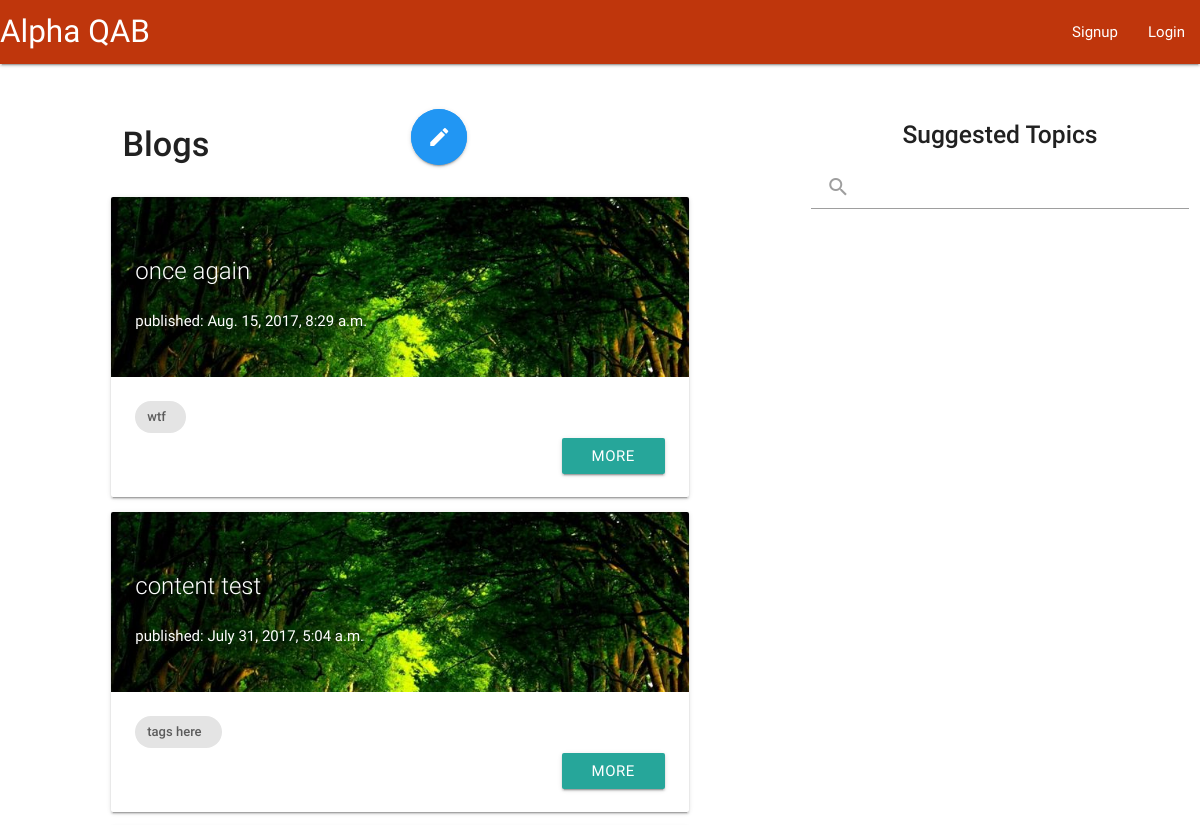
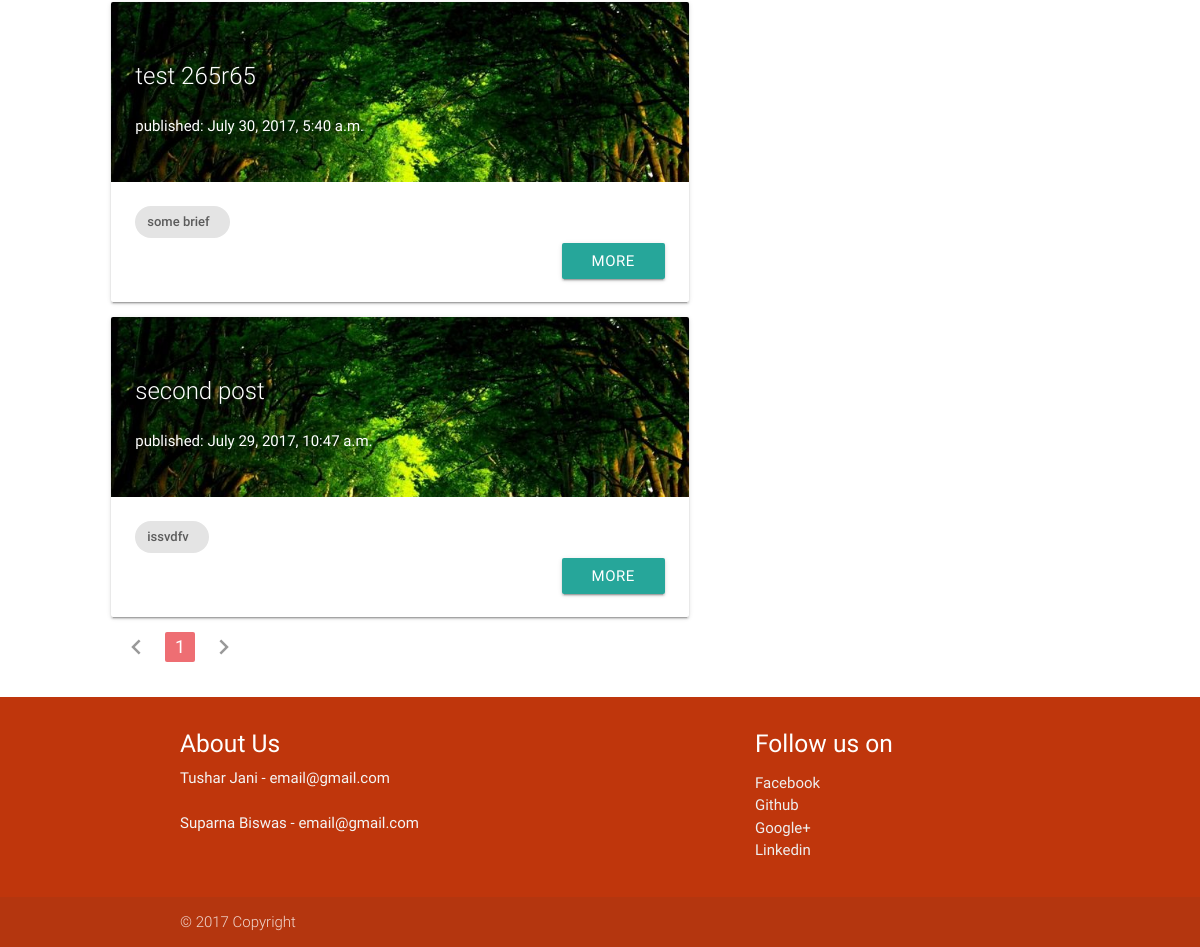
The app's page /index/ with its own data (2 pictures, top to bottom).
### posts/models.py (models this page shows, shortened)
class Post(models.Model):
    title = models.CharField(max_length = 120)
    brief = models.CharField(max_length=120,null=True)
    content = RichTextUploadingField(max_length=1000000,null=True)
    updated = models.DateTimeField(auto_now=True,auto_now_add=False)
    timestamp = models.DateTimeField(auto_now=False, auto_now_add=True)
    class Meta:
        ordering = ["-timestamp", "-updated"]

### posts/views.py (the view)
# urls.py: url(r'^index/$', views.list_view, name='index'),
def list_view(request):
    queryset_list = Post.objects.all()
    paginator = Paginator(queryset_list, 5)  # Show 25 contacts per page
    page_request_var = "page"
    page = request.GET.get(page_request_var)
    try:
        queryset = paginator.page(page)
    except PageNotAnInteger:
        queryset = paginator.page(1)
    except EmptyPage:
        queryset = paginator.page(paginator.num_pages)
    context = {
        "title": "List",
        "brief": "List",
        "posts": queryset,
        "page_request_var": page_request_var,
    }
    return render(request,'posts/index.html',context)

### posts/templates/posts/index.html (shortened to what this page needs)
{% extends "posts/base.html" %}
{% load staticfiles %}
{% block content %}
    <div class="row">
      <br><br>
      <div class="col s6 offset-s1">
          <div class="row">
        <div class="col s3">
            <h4 class="left-align"><strong>Blogs</strong></h4>
        </div>
              <div class="col s3 offset-s3">
                  <a class="btn btn-floating btn-large blue pulse" href="create/"><i class="material-icons">edit</i></a>
              </div>
          </div>
            {% for post in posts %}
          <div class="card hoverable small">
                <div class="card-image">
                    <img src="{% static 'posts/images/login.jpg' %}">
                    <span class="card-title">{{ post.title }}
                        <p><h6>published: {{ post.timestamp }}</h6></p>
                    </span>
                </div>
                <div class="card-content">
                    <div class="chip">
                        {{ post.brief|linebreaksbr }}
                    </div>
                     <div class="right-align">
                         <a class="waves-effect waves-light btn" href="{{post.id}}/">More</a>
                     </div>
                </div>
          </div>
            {% endfor %}
          <ul class="pagination">
              {% if posts.has_previous %}
                <li class="waves-effect"><a href="?{{page_request_var}}={{ posts.previous_page_number }}"><i class="material-icons">chevron_left</i></a></li>
              {% else %}
                <li class="disabled"><a href="#!"><i class="material-icons">chevron_left</i></a></li>
              {% endif %}
                <li class="active"><a href="?{{page_request_var}}={{ posts.number }}">{{ posts.number }}</a></li>
              {% if posts.has_next %}
                <li class="waves-effect"><a href="?{{page_request_var}}={{ posts.next_page_number }}"><i class="material-icons">chevron_right</i></a></li>
              {% else %}
                <li class="disabled"><a href="#!"><i class="material-icons">chevron_right</i></a></li>
              {% endif %}
          </ul>
      </div>
      <div class="col s4 offset-s1">
          <h5 class="center-align"><strong>Suggested Topics</strong></h5>
          <div class="nav-wrapper">
            <form>
              <div class="input-field">
                <input id="search" type="search" required>
                <label class="label-icon" for="search"><i class="material-icons">search</i></label>
                <i class="material-icons">close</i>
              </div>
            </form>
          </div>
        </div>
      </div>
{% endblock %}

### posts/templates/posts/base.html (shortened to what this page needs)
<!DOCTYPE html>
<html lang="en">
    <head>
        {% load staticfiles %}
                 <link type="text/css" rel="stylesheet" href="{% static 'css/materialize.min.css' %}"  media="screen,projection"/>
                      <link type="text/css" rel="stylesheet" href="{% static 'css/style.css' %}"  media="screen,projection"/>
    </head>
    <body>
        <nav>
              <div class="nav-wrapper deep-orange darken-4">
                  <a class="brand-logo" href="/">
                      Alpha QAB
                  </a>
                  <ul class="right hide-on-med-and-down">
                      {% if user.is_authenticated %}
                      <li><a class="dropdown-button" href="#!" data-activates="dropdown1">Profile<i class="material-icons right">arrow_drop_down</i></a></li>
                      <li>
                          <ul id="dropdown1" class="dropdown-content">
                              <li><a href="/accounts/profile/">Account</a></li>
                              <li><a href="#!">Notification<span class="new badge blue">1</span></a></li>
                              <li class="divider"></li>
                              <li><a href="{% url 'createprofile' %}">Settings</a></li>
                          </ul>
                      </li>
                      <li><a href="{% url 'logout' %}">Logout</a></li>
                      <br>
                          {% else %}
                            <li><a href="{% url 'signup' %}">Signup</a></li>
                            <li><a href="{% url 'login' %}">Login</a></li>
                          {% endif %}
                   </ul>
              </div>
          </nav>
    {% block content %}
    {% endblock %}
         <footer class="page-footer deep-orange darken-4">
             <div class="container">
                 <div class="row">
                    <div class="col l6 s12">
                        <h5 class="white-text">About Us</h5>
                        <a class="grey-text text-lighten-4" href="#!">Tushar Jani  -  email@gmail.com</a>
                        <br><br>
                        <a class="grey-text text-lighten-4" href="#!">Suparna Biswas  -  email@gmail.com</a>
                    </div>
                    <div class="col l4 offset-l2 s12">
                        <h5 class="white-text">Follow us on</h5>
                        <ul>
                            <li><a class="grey-text text-lighten-3" href="#!">Facebook</a></li>
                            <li><a class="grey-text text-lighten-3" href="#!">Github</a></li>
                            <li><a class="grey-text text-lighten-3" href="#!">Google+</a></li>
                            <li><a class="grey-text text-lighten-3" href="#!">Linkedin</a></li>
                        </ul>
                    </div>
                 </div>
                </div>
                <div class="footer-copyright">
                    <div class="container">
                        &copy; 2017 Copyright
                    </div>
                </div>
         </footer>
    </body>
</html>

### posts/templates/posts/style.css (style rules this page uses)
html { font-family: Roboto,fantasy,sans-serif; }

### records on screen
Post: title "once again", timestamp "Aug. 15, 2017, 8:29 a.m.", brief "wtf"
Post: title "content test", timestamp "July 31, 2017, 5:04 a.m.", brief "tags here"
Post: title "test 265r65", timestamp "July 30, 2017, 5:40 a.m.", brief "some brief"
Post: title "second post", timestamp "July 29, 2017, 10:47 a.m.", brief "issvdfv"

### other values on screen
{{ posts.number }} "1"
